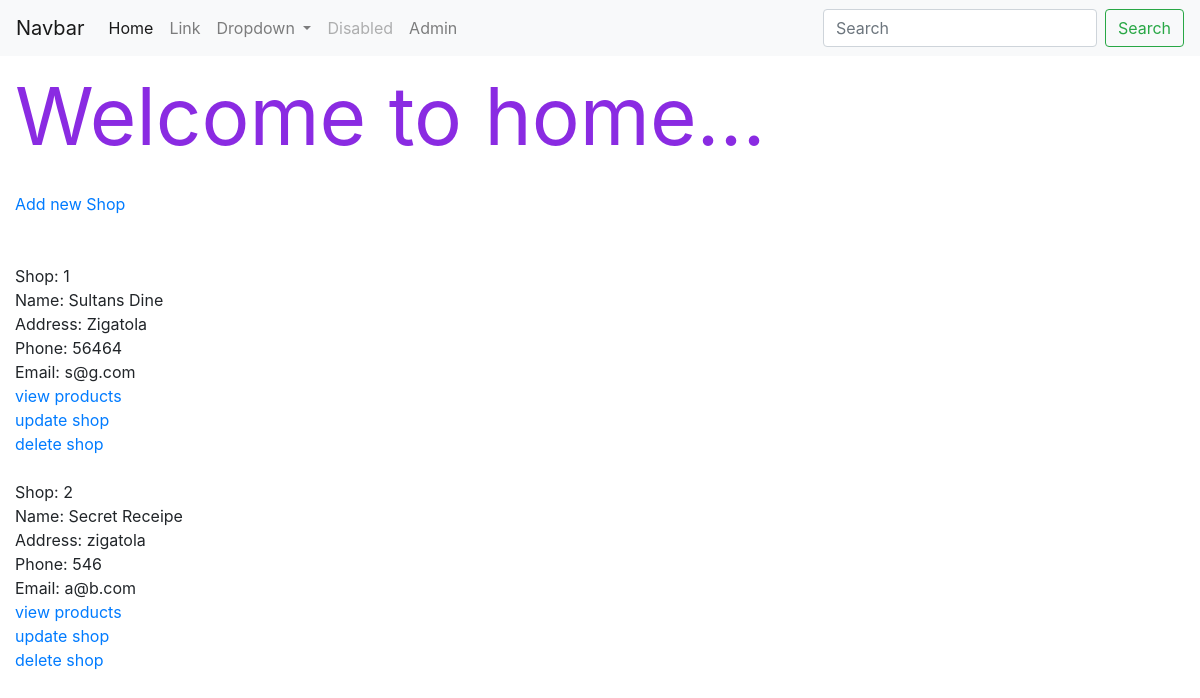
The app's page /, older data.
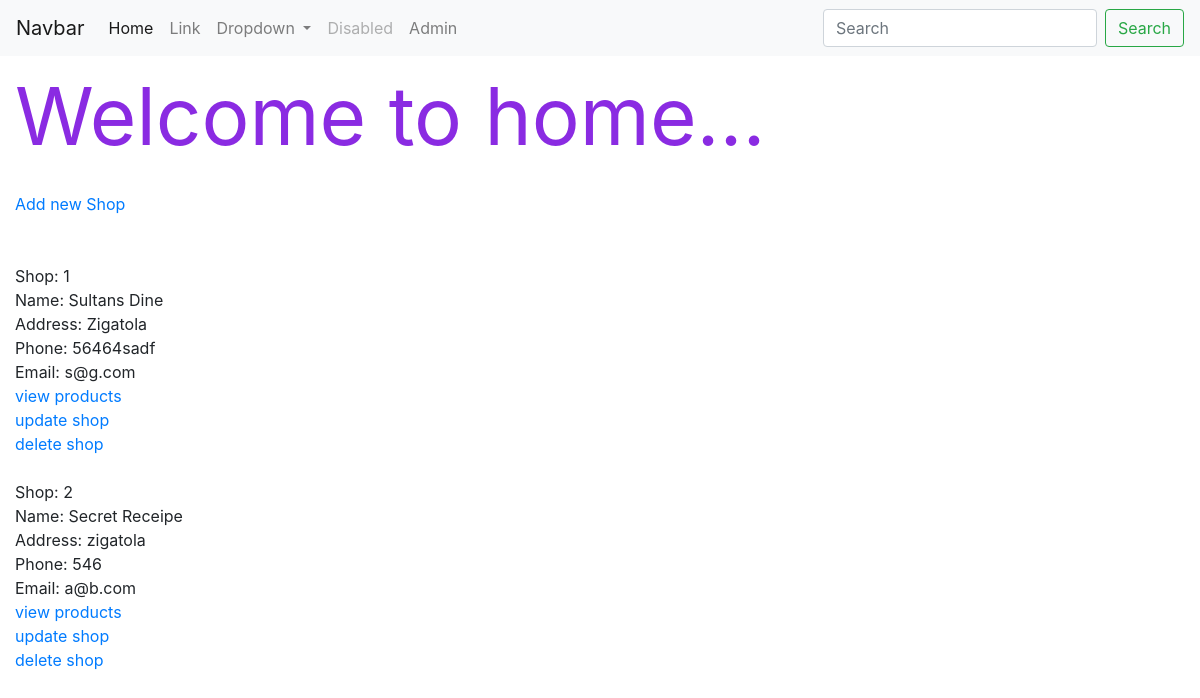
The same page, newer data.
### shops/models.py (models this page shows, shortened)
class Shop(models.Model):
    name = models.CharField(max_length=100)
    address = models.CharField(max_length=100)
    phone = models.CharField(max_length=100)
    email = models.EmailField()

### djsp23/views.py (the view)
# urls.py: path('', views.home, name='home'),
def home(request):
    shops = Shop.objects.all()
    return render(request, 'home.html', {
        "shops": shops
    })

### templates/home.html (shortened to what this page needs)
<!DOCTYPE html>
{% extends 'base.html' %}
{% block content %}
  <p> Welcome to home...</p>
    <a href="{% url 'create-shop' %}"> Add new Shop</a>
    <br>
    <br>
    <br>
    {% for s in shops %}
        Shop: {{ s.id }}<br>
        Name: {{ s.name }}<br>
        Address: {{ s.address }}<br>
        Phone: {{ s.phone }}<br>
        Email: {{ s.email }}<br>
        <a href="{% url 'view-products' s.id %}" > view products</a> <br>
        <a href="{% url 'update-shop' s.id %}" > update shop</a> <br>
        <a href="{% url 'delete-shop' s.id %}" > delete shop</a> <br>
        <br>
    {% endfor %}
{% endblock %}

### templates/base.html (shortened to what this page needs)
<!DOCTYPE html>
<html lang="en">
<head>
        <link rel="stylesheet" href="/static/css/style.css">
    <link rel="stylesheet" href="https://cdn.jsdelivr.net/npm/bootstrap@4.4.1/dist/css/bootstrap.min.css">
</head>
<body>
<nav class="navbar navbar-expand-lg navbar-light bg-light">
  <a class="navbar-brand" href="#">Navbar</a>
  <div class="collapse navbar-collapse" id="navbarSupportedContent">
    <ul class="navbar-nav mr-auto">
      <li class="nav-item active">
        <a class="nav-link" href="#">Home <span class="sr-only">(current)</span></a>
      </li>
      <li class="nav-item">
        <a class="nav-link" href="#">Link</a>
      </li>
      <li class="nav-item dropdown">
        <a class="nav-link dropdown-toggle" href="#" id="navbarDropdown" role="button" data-toggle="dropdown" aria-haspopup="true" aria-expanded="false">
          Dropdown
        </a>
      </li>
      <li class="nav-item">
        <a class="nav-link disabled" href="#">Disabled</a>
      </li>
        <li class="nav-item">
        <a class="nav-link" href="/admin/">Admin</a>
      </li>
    </ul>
    <form class="form-inline my-2 my-lg-0">
      <input class="form-control mr-sm-2" type="search" placeholder="Search" aria-label="Search">
      <button class="btn btn-outline-success my-2 my-sm-0" type="submit">Search</button>
    </form>
  </div>
</nav>
<div class="container-fluid">
   {% block content %}
   {% endblock %}
</div>
</body>
</html>

### static/css/style.css (style rules this page uses)
p { color: blueviolet; font-size: 80px; margin-top: 0; margin-bottom: 1rem; }

Row changes from the older to the newer data that the page shows:
changed Shop "Sultans Dine": phone "56464" → "56464sadf"
